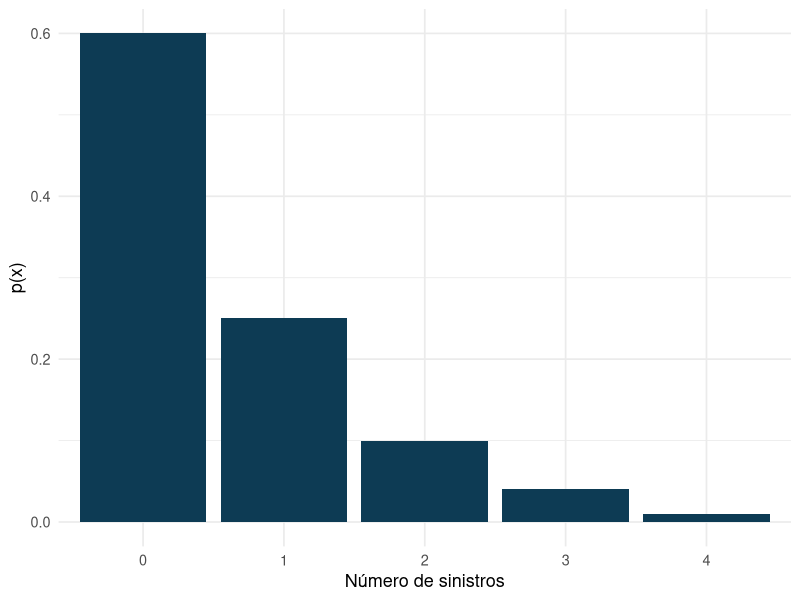
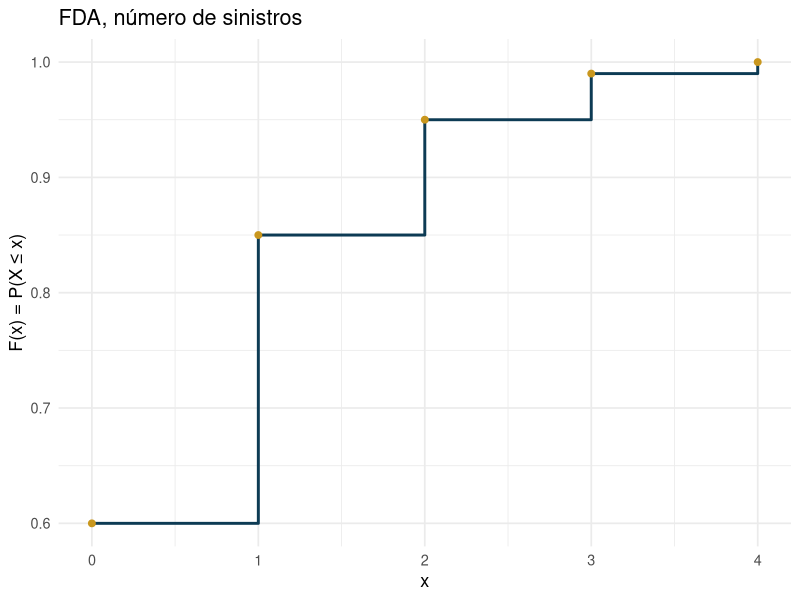

Reproduce these figures in R, in order. (Note: this script raises an error after producing the figures.)
## ---- chunk 1
knitr::opts_chunk$set(echo = TRUE, warning = FALSE, message = FALSE, fig.align = "center")
suppressPackageStartupMessages({
  library(tidyverse)
  library(kableExtra)
})
options(scipen = 999)
## ---- chunk 2
sinistros <- tibble(x = 0:4, p = c(0.60, 0.25, 0.10, 0.04, 0.01))
sum(sinistros$p)   # deve ser 1
sinistros |> kbl(col.names = c("x (nº de sinistros)", "p(x)")) |> kable_styling(full_width = FALSE)
## ---- chunk 3
ggplot(sinistros, aes(x = factor(x), y = p)) +
  geom_col(fill = "#0d3b54") +
  labs(x = "Número de sinistros", y = "p(x)") + theme_minimal(base_size = 13)
## ---- chunk 4
mu <- sum(sinistros$x * sinistros$p)
var_x <- sum((sinistros$x - mu)^2 * sinistros$p)
c(E_X = mu, Var_X = var_x, dp_X = sqrt(var_x))
## ---- chunk 5
sinistros <- sinistros |> mutate(F = cumsum(p))
sinistros |> kbl(col.names = c("x", "p(x)", "F(x)")) |> kable_styling(full_width = FALSE)
## ---- chunk 6
ggplot(sinistros, aes(x = x, y = F)) +
  geom_step(color = "#0d3b54", linewidth = 1) +
  geom_point(color = "#c9971e", size = 2) +
  labs(x = "x", y = "F(x) = P(X ≤ x)", title = "FDA, número de sinistros") +
  theme_minimal(base_size = 13)
## ---- chunk 7
knitr::include_graphics("images/fda_lancamento_dado.png")
## ---- chunk 8
knitr::include_graphics("images/pesquisa_celular.jpg")
## ---- chunk 9
n <- 20; p <- 0.08
x <- 0:n
fmp <- dbinom(x, size = n, prob = p)

E_X <- n*p; Var_X <- n*p*(1-p)
c(E_X = E_X, Var_X = Var_X)

# probabilidade de mais de 3 inadimplentes
1 - pbinom(3, size = n, prob = p)
## ---- chunk 10
ggplot(tibble(x, fmp), aes(x, fmp)) +
  geom_col(fill = "#0d3b54") +
  labs(x = "Nº de inadimplentes (de 20)", y = "P(X = x)",
       title = "Binomial(n=20, p=0,08)") + theme_minimal(base_size = 13)
## ---- chunk 11
lambda <- 3.2   # nº médio de chamadas por minuto numa central
x <- 0:12
fmp_pois <- dpois(x, lambda)

# probabilidade de receber mais de 6 chamadas em um minuto
1 - ppois(6, lambda)
## ---- chunk 12
ggplot(tibble(x, fmp_pois), aes(x, fmp_pois)) +
  geom_col(fill = "#c9971e") +
  labs(x = "Nº de chamadas por minuto", y = "P(X = x)",
       title = paste0("Poisson(λ=", lambda, ")")) + theme_minimal(base_size = 13)
